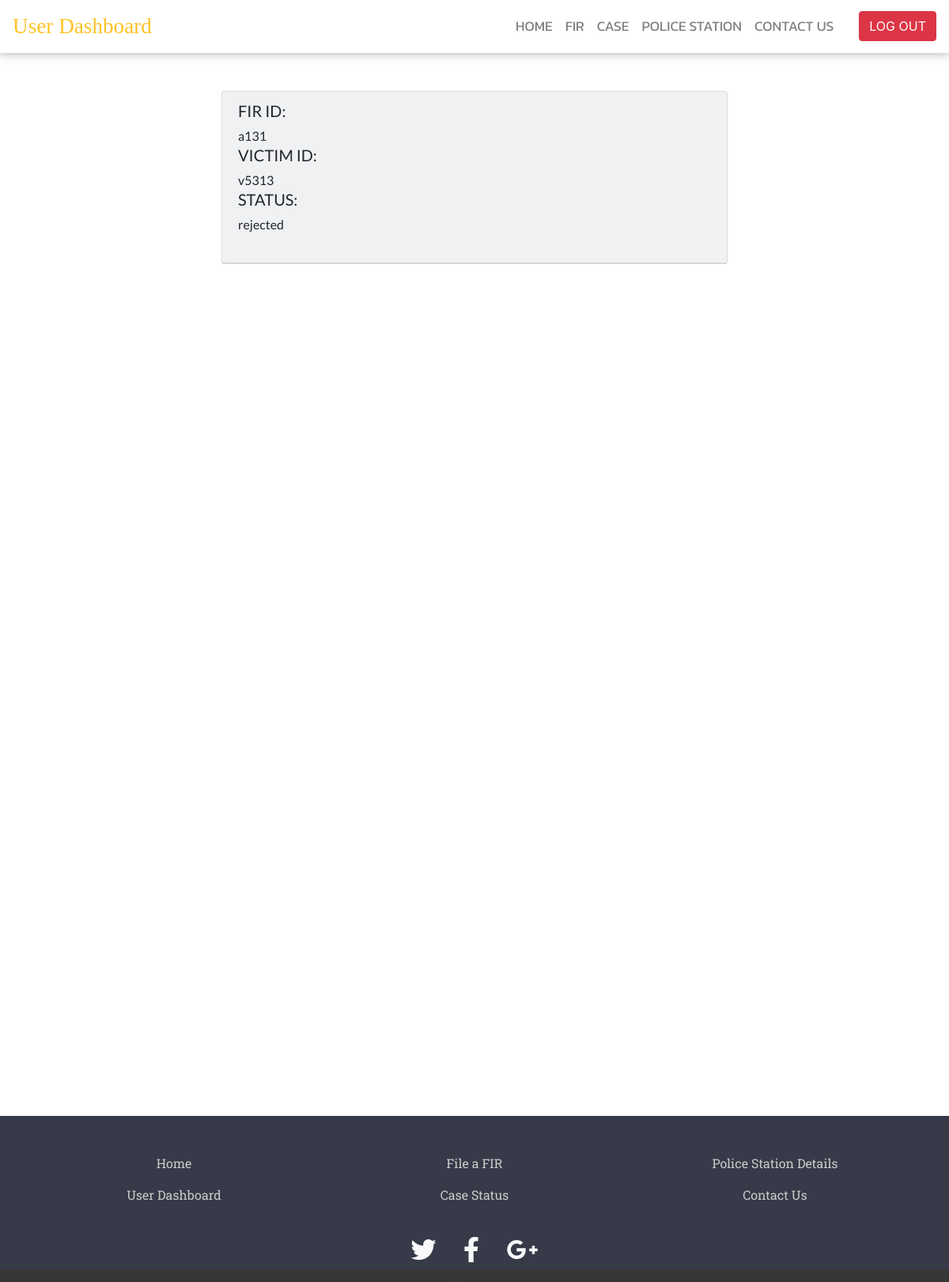
Screenshot of /dashboard/user_dashboard_menus/case.php (signed in) with the database file from the repository.
### tables this page shows
CREATE TABLE IF NOT EXISTS `fir_status` (
  `status` text NOT NULL,
  `fid` varchar(100) NOT NULL,
  `vid` varchar(100) NOT NULL,
  UNIQUE KEY `fid` (`fid`),
  UNIQUE KEY `vid` (`vid`)
);

### dashboard/user_dashboard_menus/case.php (the view, shortened to what this page needs)
<?php
$x=$_SESSION['vid'];
?>
<!DOCTYPE html>
<html>
<head>
	<link rel="stylesheet" href="https://use.fontawesome.com/releases/v5.8.1/css/all.css">
	<link rel="stylesheet" href="https://maxcdn.bootstrapcdn.com/bootstrap/4.0.0/css/bootstrap.min.css">
	<link rel="stylesheet" type="text/css" href="case_style.css">
</head>
<body>
		<nav class="navbar navbar-expand-lg navbar-light sticky-top navbar-custom">
			<a class="navbar-brand" href="#">User Dashboard</a>
			<div class="collapse navbar-collapse" id="navbarSupportedContent">
				<ul class="navbar-nav mr-auto w-100 justify-content-end px-4">
					<li class="nav-item active"><a href="../user_dashboard.php" class="nav-link" >HOME</a></li>
					<li class="nav-item"><a href="fir.php" class="nav-link">FIR</a></li>
					<li class="nav-item"><a href="case.php" class="nav-link">CASE</a></li>
					<li class="nav-item"><a href="ps.php" class="nav-link">POLICE STATION</a></li>
					<li class="nav-item "><a href="contact.php" class="nav-link">CONTACT US</a></li>
				</ul>
				<a href="../../php/user_logout.php"><button type="button" class="btn btn-danger" >LOG OUT</button></a>
			</div>
		</nav>
		<div class="content">
<?php
        include("../sub_admin_dashboard_menus/connectioni.php");
        $rs1=mysqli_query($con,"SELECT * FROM `user_signup` WHERE vid='$x'");
        while ($row=mysqli_fetch_array($rs1))
		{
		$vid=$row[2];
		}
		$rs=mysqli_query($con,"SELECT * FROM `fir_status` WHERE vid='$vid'");
		while($row=mysqli_fetch_array($rs))
		{
  			$status=$row[0];
  			$fid=$row[1];
  			$vid=$row[2];
?>
		<div class="card bg-light my-5 mx-auto " style="max-width: 40rem;">
				<div class="card-header align-middle ">
					<h5>FIR ID:</h5>  <?php echo $fid;  ?>
					<h5>VICTIM ID:</h5>  <?php echo $vid;  ?>
					<h5>STATUS:</h5>  <?php echo $status;  ?><br><br>
				</div>
			</div>
		<?php } ?>
		</div>
		<footer id="site-footer">
			<div class="container">
				<div class="row text-center custom-list">
					<div class="col-sm-4">
						<ul class="list-unstyled">
						<li><a href="../../index.php" class="nav-link">Home</a></li>
						<li><a href="../user_dashboard.php" class="nav-link">User Dashboard</a></li>
					</ul>
					</div>
					<div class="col-sm-4">
						<ul class="list-unstyled">
							<li><a href="fir.php" class="nav-link">File a FIR</a></li>
							<li><a href="case.php" class="nav-link">Case Status</a></li>
						</ul>
					</div>
					<div class="col-sm-4">
						<ul class="list-unstyled">
							<li><a href="ps.php" class="nav-link">Police Station Details</a></li>
							<li><a href="contact.php" class="nav-link">Contact Us</a></li>
						</ul>
					</div>
				</div>
			</div>
			<div class="social-networks">
				<a href="https://www.twitter.com/ocms" class="twitter"><i class="fab fa-twitter"></i></a>
				<a href="https://www.facebook.com/ocms" class="facebook"><i class="fab fa-facebook-f"></i></a>
				<a href="mailto:ocms@gmail.com?subject=Mail from Our Site" class="google"><i class="fab fa-google-plus-g"></i></a>
			</div>
			<div class="footer-copyright">
        	</div>
		</footer>
</body>
</html>

### dashboard/user_dashboard_menus/case_style.css (style rules this page uses)
* { margin:0; padding: 0; }
body { background: #ffff; min-height: 100%; position: relative; padding-bottom: 20vh; }
.navbar-custom { background: #ffff; -webkit-box-shadow:0 -0.4rem 0.9rem 0.2rem rgba(0,0,0,.5); -moz-box-shadow: -0.4rem 0.9rem 0.2rem rgba(0,0,0,.5):; box-shadow:0 -0.4rem 0.9rem 0.2rem rgba(0,0,0,.5); }
#navbarSupportedContent li a { color: grey; font-family: 'Kanit', sans-serif; font-size: 1.1em; }
.navbar-brand { color: #ffc324 !important; font-family: 'Cinzel', serif; font-size: 1.7em; }
.content { position:relative; padding-bottom: 20vh; font-family: 'Lato', sans-serif; }
#site-footer { background-color: #373a48; color:white; height: 200px; position: absolute; left: 0 ; right: 0; bottom: 0; margin-bottom: -50vh; }
#site-footer .custom-list { margin-top: 40px; color: #fff !important; }
#site-footer li a { color: #ccc; font-family: 'Roboto Slab', serif; }
#site-footer .social-networks { text-align: center; padding-top: 10px; padding-bottom: 0; }
#site-footer .social-networks a { margin-right: 5px; margin-left: 5px; font-size: 32px; color: #f9f9f9; padding: 10px; transition: 0.2s; }
#site-footer .footer-copyright { background-color: #383737; padding-top:3px; padding-bottom:3px; text-align: center; }

### rows the page displays
fir_status: fid "a131", vid "v5313", status "rejected"
